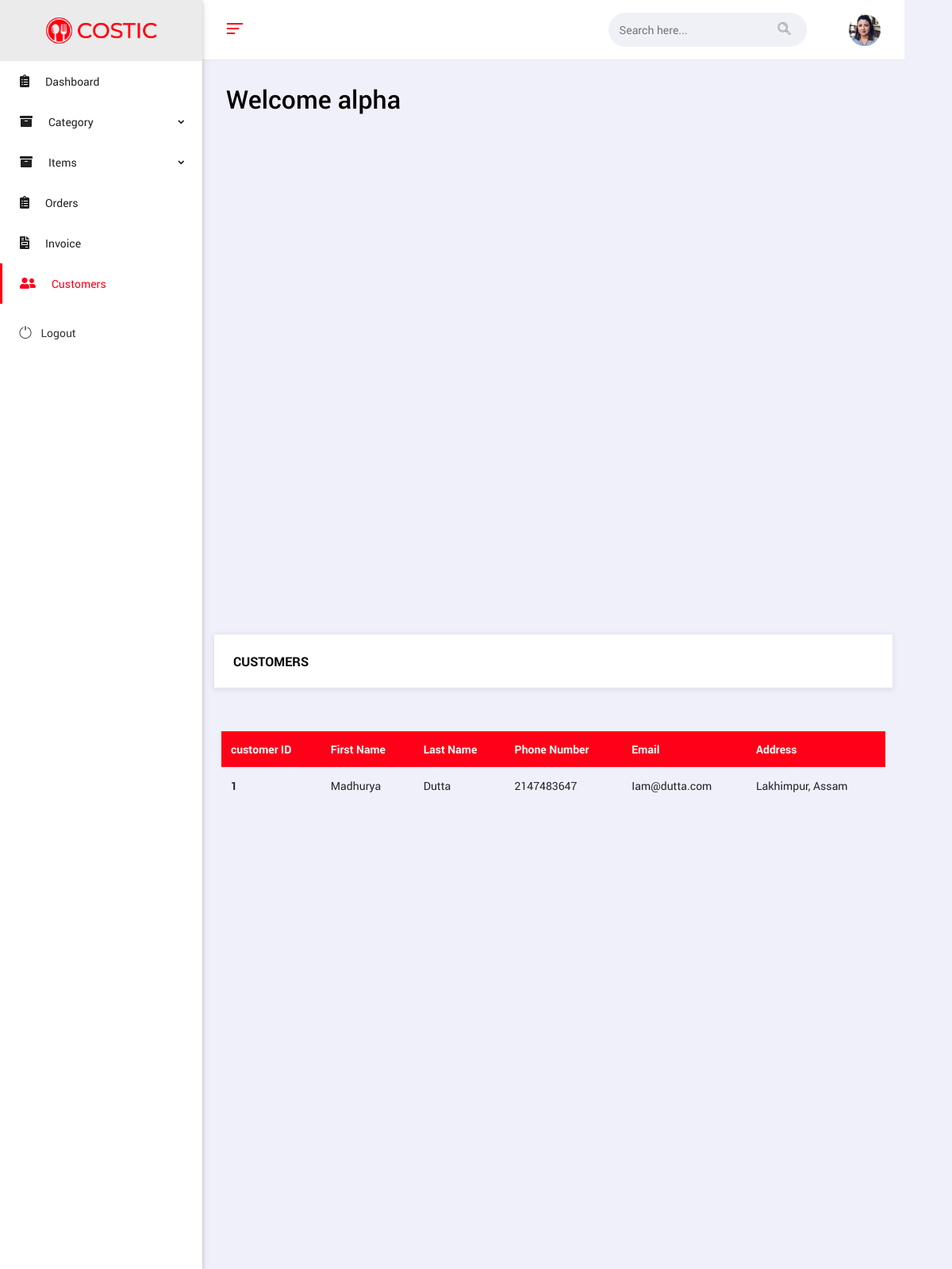
The page /admin/view_customer.php (signed in) on the database its author committed.
### tables this page shows
CREATE TABLE `customer` (
  `cust_id` int(10) NOT NULL,
  `cust_fname` varchar(30) NOT NULL,
  `cust_lname` varchar(30) NOT NULL,
  `cust_password` varchar(30) NOT NULL,
  `phone` int(10) NOT NULL,
  `email` varchar(30) NOT NULL,
  `address` varchar(100) NOT NULL
);

### admin/view_customer.php (the view, shortened to what this page needs)
<?php
include "navbar.php";
$view_customer = mysqli_query($con, "SELECT * FROM `customer`");
?>
<!DOCTYPE html>
<body>
    <main class="body-content">
        <div class="col-12">
            <div class="ms-panel">
                <div class="ms-panel-header">
                    <h6> customers</h6>
                </div>
            </div>
        </div>
        <div class="ms-panel-body">
            <div class="table-responsive">
                <table class="table table-hover thead-primary">
                    <thead>
                        <tr>
                            <th scope="col">customer ID</th>
                            <th scope="col">First Name</th>
                            <th scope="col">Last Name</th>
                            <th scope="col">Phone Number</th>
                            <th scope="col">Email</th>
                            <th scope="col">Address</th>
                        </tr>
                    </thead>
                    <tbody>
                        <?php
                        while ($row = mysqli_fetch_array($view_customer)) {
                        ?>
                            <tr>
                                <th scope="row"><?php echo $row["cust_id"]; ?></th>
                                <td><?php echo $row["cust_fname"]; ?></td>
                                <td><?php echo $row["cust_lname"]; ?></td>
                                <td> <?php echo $row["phone"]; ?></td>
                                <td> <?php echo $row["email"]; ?></td>
                                <td> <?php echo $row["address"]; ?></td>
                            </tr>
                        <?php
                        }
                        ?>
                    </tbody>
                </table>
            </div>
        </div>
    </main>
</body>
</html>

### rows shown on the page
customer: cust_id "1", cust_fname "Madhurya", cust_lname "Dutta", phone "2147483647", email "Iam@dutta.com", address "Lakhimpur, Assam"

### other values the page prints
$name "alpha"
